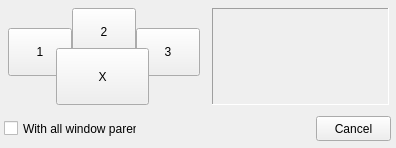
<?xml version="1.0" encoding="UTF-8"?>
<ui version="4.0">
 <class>Move_form</class>
 <widget class="QWidget" name="Move_form">
  <property name="geometry">
   <rect>
    <x>107</x>
    <y>170</y>
    <width>396</width>
    <height>148</height>
   </rect>
  </property>
  <property name="toolTip">
   <string></string>
  </property>
  <property name="windowTitle">
   <string>Move window to desk..</string>
  </property>
  <widget class="QCheckBox" name="CheckBox1">
   <property name="geometry">
    <rect>
     <x>4</x>
     <y>120</y>
     <width>133</width>
     <height>17</height>
    </rect>
   </property>
   <property name="text">
    <string>With all window parents</string>
   </property>
   <property name="checked">
    <bool>false</bool>
   </property>
   <property name="toolTip">
    <string></string>
   </property>
  </widget>
  <widget class="QPushButton" name="Button1">
   <property name="geometry">
    <rect>
     <x>8</x>
     <y>28</y>
     <width>64</width>
     <height>48</height>
    </rect>
   </property>
   <property name="text">
    <string>1</string>
   </property>
   <property name="enabled">
    <bool>true</bool>
   </property>
   <property name="flat">
    <bool>false</bool>
   </property>
   <property name="toolTip">
    <string></string>
   </property>
   <property name="palette">
    <palette>
     <active>
      <colorrole role="WindowText">
       <brush brushstyle="SolidPattern">
        <color alpha="255">
         <red>0</red>
         <green>0</green>
         <blue>0</blue>
        </color>
       </brush>
      </colorrole>
     </active>
     <inactive>
      <colorrole role="WindowText">
       <brush brushstyle="SolidPattern">
        <color alpha="255">
         <red>0</red>
         <green>0</green>
         <blue>0</blue>
        </color>
       </brush>
      </colorrole>
     </inactive>
     <disabled>
      <colorrole role="WindowText">
       <brush brushstyle="SolidPattern">
        <color alpha="255">
         <red>0</red>
         <green>0</green>
         <blue>0</blue>
        </color>
       </brush>
      </colorrole>
     </disabled>
    </palette>
   </property>
  </widget>
  <widget class="QPushButton" name="Button2">
   <property name="geometry">
    <rect>
     <x>72</x>
     <y>8</y>
     <width>64</width>
     <height>48</height>
    </rect>
   </property>
   <property name="text">
    <string>2</string>
   </property>
   <property name="enabled">
    <bool>true</bool>
   </property>
   <property name="flat">
    <bool>false</bool>
   </property>
   <property name="toolTip">
    <string></string>
   </property>
   <property name="palette">
    <palette>
     <active>
      <colorrole role="WindowText">
       <brush brushstyle="SolidPattern">
        <color alpha="255">
         <red>0</red>
         <green>0</green>
         <blue>0</blue>
        </color>
       </brush>
      </colorrole>
     </active>
     <inactive>
      <colorrole role="WindowText">
       <brush brushstyle="SolidPattern">
        <color alpha="255">
         <red>0</red>
         <green>0</green>
         <blue>0</blue>
        </color>
       </brush>
      </colorrole>
     </inactive>
     <disabled>
      <colorrole role="WindowText">
       <brush brushstyle="SolidPattern">
        <color alpha="255">
         <red>0</red>
         <green>0</green>
         <blue>0</blue>
        </color>
       </brush>
      </colorrole>
     </disabled>
    </palette>
   </property>
  </widget>
  <widget class="QPushButton" name="Button3">
   <property name="geometry">
    <rect>
     <x>136</x>
     <y>28</y>
     <width>64</width>
     <height>48</height>
    </rect>
   </property>
   <property name="text">
    <string>3</string>
   </property>
   <property name="enabled">
    <bool>true</bool>
   </property>
   <property name="flat">
    <bool>false</bool>
   </property>
   <property name="toolTip">
    <string></string>
   </property>
   <property name="palette">
    <palette>
     <active>
      <colorrole role="WindowText">
       <brush brushstyle="SolidPattern">
        <color alpha="255">
         <red>0</red>
         <green>0</green>
         <blue>0</blue>
        </color>
       </brush>
      </colorrole>
     </active>
     <inactive>
      <colorrole role="WindowText">
       <brush brushstyle="SolidPattern">
        <color alpha="255">
         <red>0</red>
         <green>0</green>
         <blue>0</blue>
        </color>
       </brush>
      </colorrole>
     </inactive>
     <disabled>
      <colorrole role="WindowText">
       <brush brushstyle="SolidPattern">
        <color alpha="255">
         <red>0</red>
         <green>0</green>
         <blue>0</blue>
        </color>
       </brush>
      </colorrole>
     </disabled>
    </palette>
   </property>
  </widget>
  <widget class="QPushButton" name="Button5">
   <property name="geometry">
    <rect>
     <x>56</x>
     <y>48</y>
     <width>93</width>
     <height>57</height>
    </rect>
   </property>
   <property name="text">
    <string>X</string>
   </property>
   <property name="enabled">
    <bool>true</bool>
   </property>
   <property name="flat">
    <bool>false</bool>
   </property>
   <property name="toolTip">
    <string></string>
   </property>
   <property name="palette">
    <palette>
     <active>
      <colorrole role="WindowText">
       <brush brushstyle="SolidPattern">
        <color alpha="255">
         <red>0</red>
         <green>0</green>
         <blue>0</blue>
        </color>
       </brush>
      </colorrole>
     </active>
     <inactive>
      <colorrole role="WindowText">
       <brush brushstyle="SolidPattern">
        <color alpha="255">
         <red>0</red>
         <green>0</green>
         <blue>0</blue>
        </color>
       </brush>
      </colorrole>
     </inactive>
     <disabled>
      <colorrole role="WindowText">
       <brush brushstyle="SolidPattern">
        <color alpha="255">
         <red>0</red>
         <green>0</green>
         <blue>0</blue>
        </color>
       </brush>
      </colorrole>
     </disabled>
    </palette>
   </property>
  </widget>
  <widget class="QLabel" name="Panel1">
   <property name="geometry">
    <rect>
     <x>212</x>
     <y>8</y>
     <width>177</width>
     <height>97</height>
    </rect>
   </property>
   <property name="text">
    <string></string>
   </property>
   <property name="enabled">
    <bool>true</bool>
   </property>
   <property name="alignment">
    <enum>Qt::AlignCenter</enum>
   </property>
   <property name="layoutDirection">
    <enum>Qt::LeftToRight</enum>
   </property>
   <property name="toolTip">
    <string></string>
   </property>
   <property name="frameShape">
    <enum>QFrame::Panel</enum>
   </property>
   <property name="frameShadow">
    <enum>QFrame::Sunken</enum>
   </property>
  </widget>
  <widget class="QPushButton" name="Button4">
   <property name="geometry">
    <rect>
     <x>316</x>
     <y>116</y>
     <width>75</width>
     <height>25</height>
    </rect>
   </property>
   <property name="text">
    <string>Cancel</string>
   </property>
   <property name="enabled">
    <bool>true</bool>
   </property>
   <property name="flat">
    <bool>false</bool>
   </property>
   <property name="toolTip">
    <string></string>
   </property>
  </widget>
 </widget>
</ui>
